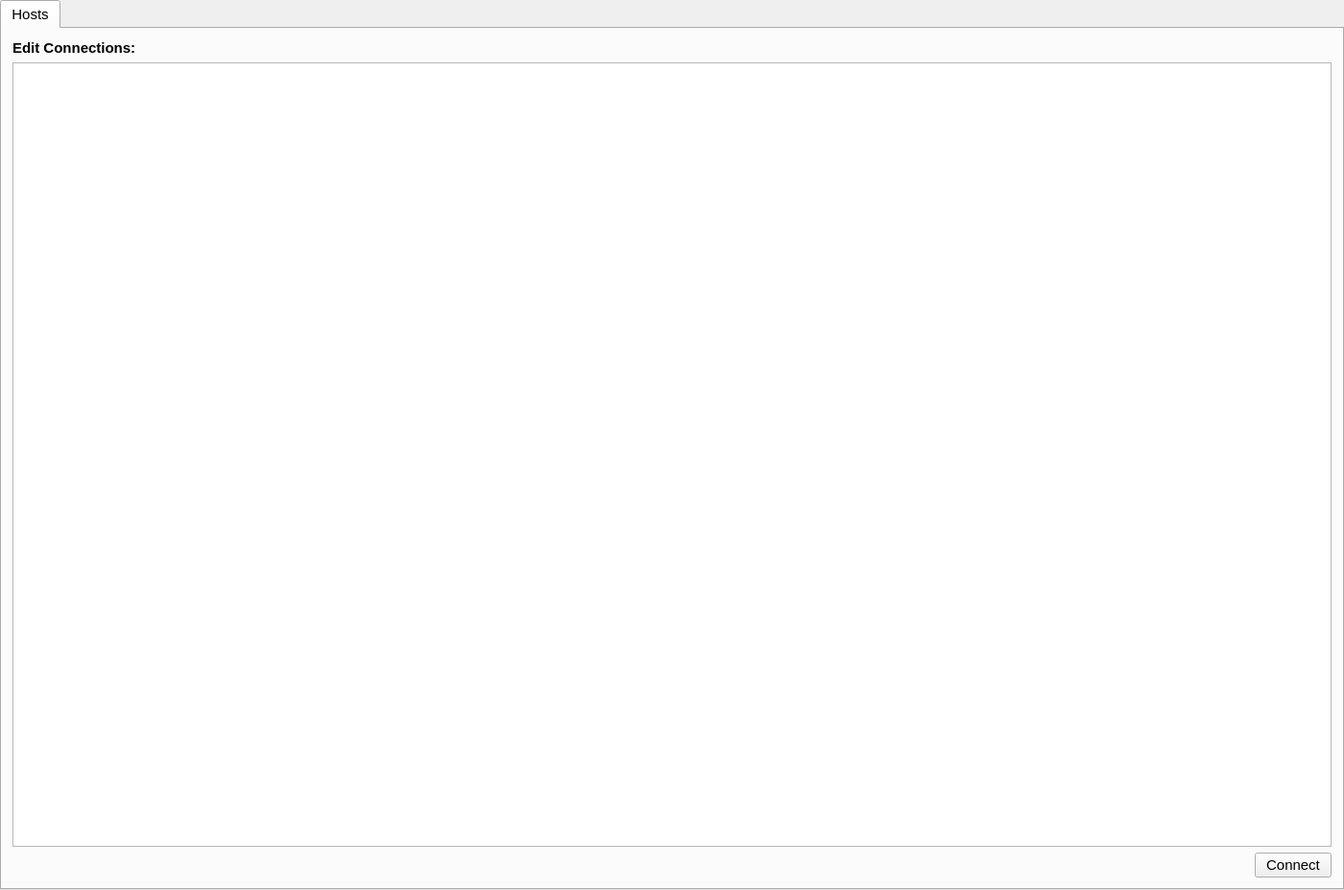
<?xml version="1.0" encoding="UTF-8"?>
<ui version="4.0">
 <class>ZKClientGUIClass</class>
 <widget class="QMainWindow" name="ZKClientGUIClass">
  <property name="geometry">
   <rect>
    <x>0</x>
    <y>0</y>
    <width>1400</width>
    <height>927</height>
   </rect>
  </property>
  <property name="windowTitle">
   <string>ZKClientGUI</string>
  </property>
  <widget class="QWidget" name="centralWidget">
   <layout class="QGridLayout" name="gridLayout">
    <property name="leftMargin">
     <number>0</number>
    </property>
    <property name="topMargin">
     <number>0</number>
    </property>
    <property name="rightMargin">
     <number>0</number>
    </property>
    <property name="bottomMargin">
     <number>0</number>
    </property>
    <property name="verticalSpacing">
     <number>6</number>
    </property>
    <item row="0" column="0">
     <widget class="QTabWidget" name="tabWidget">
      <property name="font">
       <font>
        <pointsize>11</pointsize>
       </font>
      </property>
      <property name="currentIndex">
       <number>0</number>
      </property>
      <widget class="QWidget" name="hostsTab">
       <attribute name="title">
        <string>Hosts</string>
       </attribute>
       <layout class="QVBoxLayout" name="verticalLayout" stretch="0,0,0">
        <item>
         <widget class="QLabel" name="label">
          <property name="font">
           <font>
            <pointsize>11</pointsize>
            <weight>75</weight>
            <bold>true</bold>
           </font>
          </property>
          <property name="text">
           <string>Edit Connections:</string>
          </property>
         </widget>
        </item>
        <item>
         <widget class="QTableView" name="tableView">
          <property name="contextMenuPolicy">
           <enum>Qt::CustomContextMenu</enum>
          </property>
          <property name="selectionMode">
           <enum>QAbstractItemView::SingleSelection</enum>
          </property>
          <property name="selectionBehavior">
           <enum>QAbstractItemView::SelectRows</enum>
          </property>
         </widget>
        </item>
        <item>
         <layout class="QHBoxLayout" name="horizontalLayout">
          <item>
           <spacer name="horizontalSpacer">
            <property name="orientation">
             <enum>Qt::Horizontal</enum>
            </property>
            <property name="sizeHint" stdset="0">
             <size>
              <width>40</width>
              <height>20</height>
             </size>
            </property>
           </spacer>
          </item>
          <item>
           <widget class="QPushButton" name="connectButton">
            <property name="text">
             <string>Connect</string>
            </property>
           </widget>
          </item>
         </layout>
        </item>
       </layout>
      </widget>
     </widget>
    </item>
   </layout>
  </widget>
 </widget>
 <layoutdefault spacing="6" margin="11"/>
 <resources>
  <include location="ZKClientGUI.qrc"/>
 </resources>
 <connections/>
</ui>
